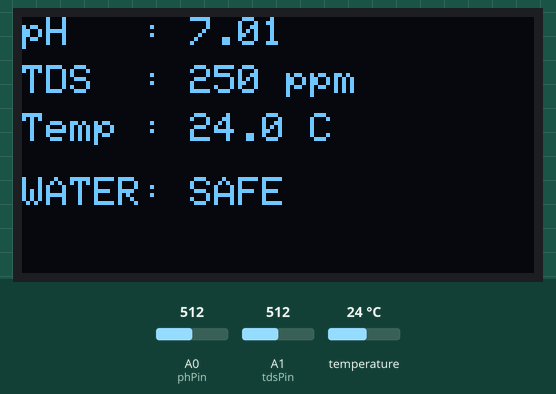
The sketch below on a simulated Arduino Uno, built with avr-gcc and run on an emulated ATmega328P. On the bench: 128×64 one-colour display. Inputs (shaded band) come from the test bench; at power-on: temperature 24 °C, A0 (phPin) = 512, A1 (tdsPin) = 512.

Above: at 2.6 s.
2.7 s: temperature set to 12 °C
At 5.6 s:
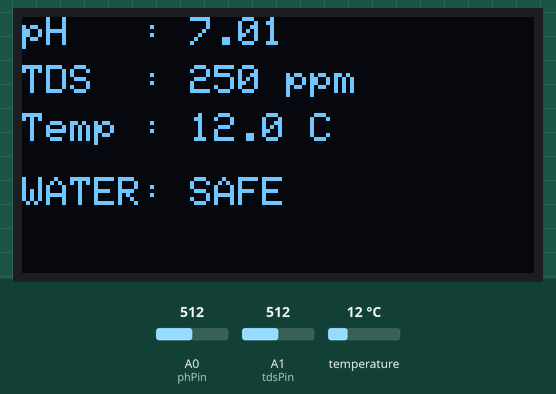
5.9 s: A0 (phPin) set to 609
At 9.2 s:
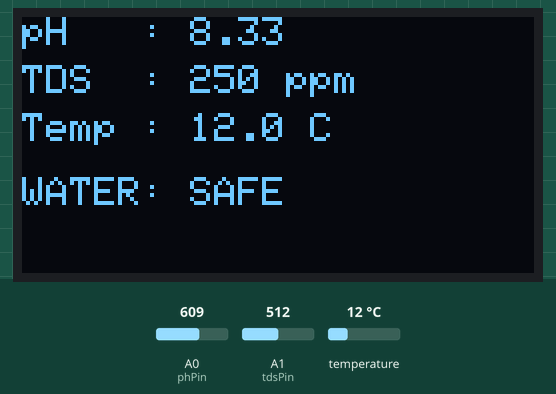
9.5 s: A0 (phPin) set to 638
At 12.0 s:
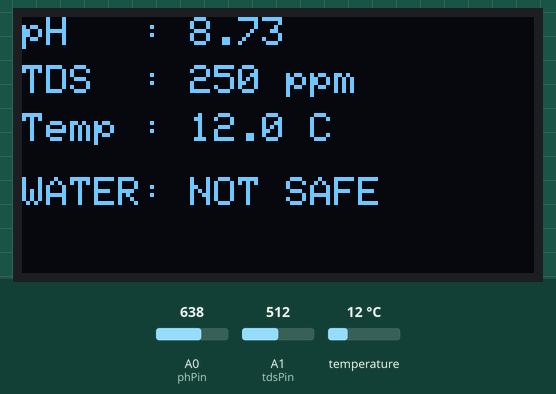
13.1 s: A1 (tdsPin) set to 490
At 15.7 s:
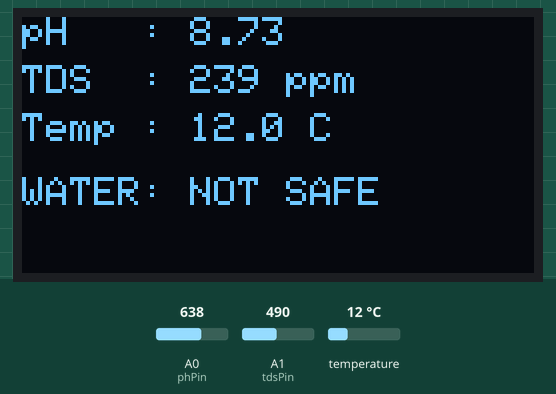
16.7 s: temperature set to 19 °C
19.1 s: A1 (tdsPin) set to 510
At 21.9 s:
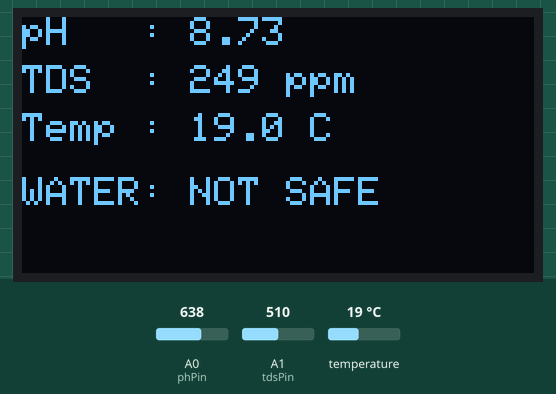
Timing chart, 0 to 23.1 s (numbered marks = the images above; inputs shaded):
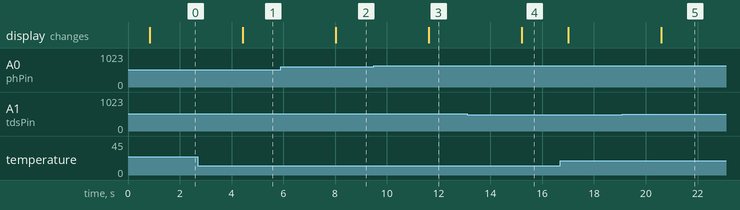

Measured:
- the behaviour switches between 621 and 622 on A0 (phPin) (found by bisection; images 2 and 3)
- after the input at 2.7 s, the display: changes after 1.7 s (image 1)
- after the input at 5.9 s, the display: changes after 2.1 s (image 2)
- after the input at 9.5 s, the display: changes after 2.1 s (image 3)
- after the input at 13.1 s, the display: changes after 2.1 s (image 4)
- after the input at 19.1 s, the display: changes after 1.5 s (image 5)

The sketch:

WaterMonitor.ino
```cpp
#include <Wire.h>
#include <Adafruit_GFX.h>
#include <Adafruit_SSD1306.h>
#include <OneWire.h>
#include <DallasTemperature.h>

#define SCREEN_WIDTH 128
#define SCREEN_HEIGHT 64

Adafruit_SSD1306 display(SCREEN_WIDTH, SCREEN_HEIGHT, &Wire, -1);

// Pins
const int phPin = A0;
const int tdsPin = A1;
const int oneWireBus = 2;   // DS18B20

OneWire oneWire(oneWireBus);
DallasTemperature sensors(&oneWire);

void setup() {
  Serial.begin(9600);

  sensors.begin();

  display.begin(SSD1306_SWITCHCAPVCC, 0x3C);
  display.clearDisplay();
}

void loop() {
  // Read pH
  int phRaw = analogRead(phPin);
  float phValue = (phRaw * 14.0) / 1023.0;

  // Read TDS
  int tdsRaw = analogRead(tdsPin);
  float tdsValue = (tdsRaw * 500.0) / 1023.0; // ppm approx

  // Read Temperature
  sensors.requestTemperatures();
  float temperatureC = sensors.getTempCByIndex(0);

  // Water safety check
  bool phSafe   = (phValue >= 6.5 && phValue <= 8.5);
  bool tdsSafe  = (tdsValue <= 500);
  bool tempSafe = (temperatureC <= 35);

  bool waterSafe = phSafe && tdsSafe && tempSafe;

  // OLED display
  display.clearDisplay();
  display.setTextSize(1);
  display.setTextColor(WHITE);

  display.setCursor(0,0);
  display.print("pH   : ");
  display.print(phValue, 2);

  display.setCursor(0,12);
  display.print("TDS  : ");
  display.print(tdsValue, 0);
  display.print(" ppm");

  display.setCursor(0,24);
  display.print("Temp : ");
  display.print(temperatureC, 1);
  display.print(" C");

  display.setCursor(0,40);
  display.print("WATER: ");

  if (waterSafe) {
    display.print("SAFE");
  } else {
    display.print("NOT SAFE");
  }

  display.display();
  delay(1000);
}
```
